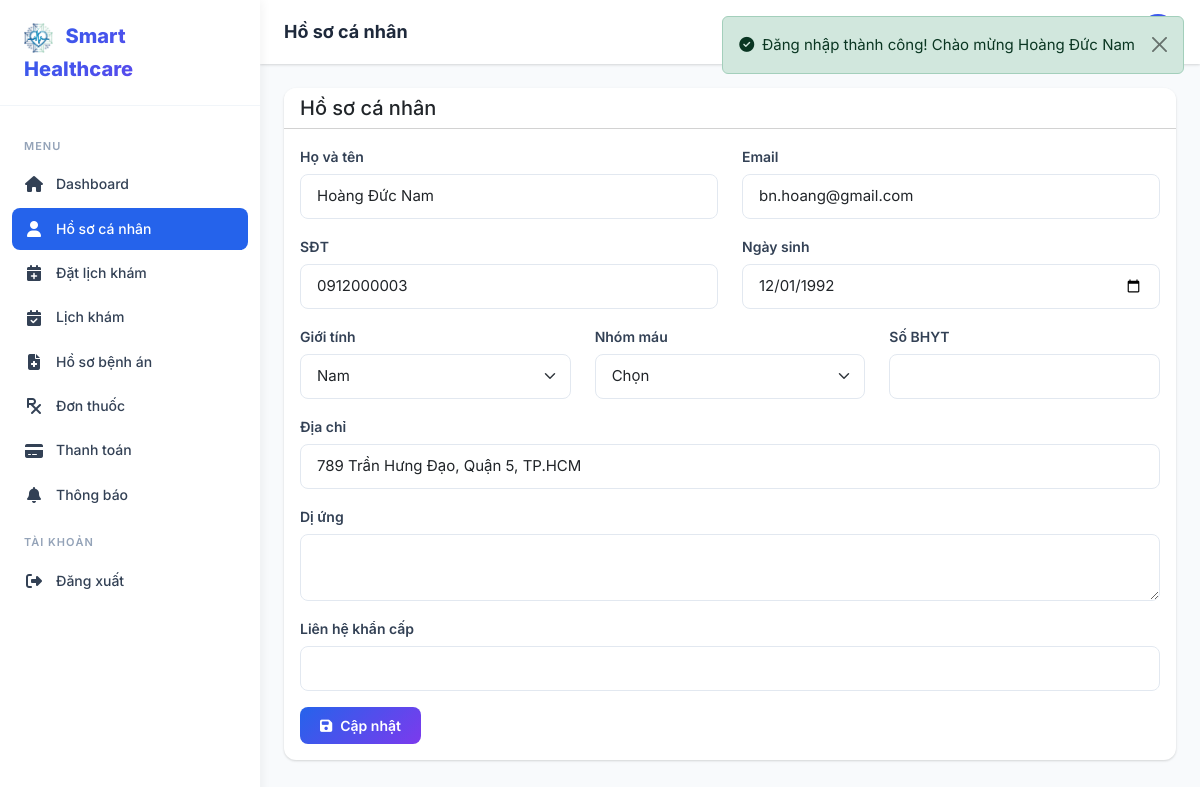
The app's page /patient/profile (signed in) with its own data.
### tables this page shows
CREATE TABLE users (
    id INT AUTO_INCREMENT PRIMARY KEY,
    role_id INT NOT NULL,
    email VARCHAR(255) NOT NULL UNIQUE,
    password VARCHAR(255) NOT NULL,
    full_name VARCHAR(255) NOT NULL,
    phone VARCHAR(20) DEFAULT NULL,
    avatar VARCHAR(500) DEFAULT NULL,
    status ENUM('active','inactive','banned') DEFAULT 'active',
    created_at TIMESTAMP DEFAULT CURRENT_TIMESTAMP,
    updated_at TIMESTAMP DEFAULT CURRENT_TIMESTAMP ON UPDATE CURRENT_TIMESTAMP,
    INDEX idx_users_email (email),
    INDEX idx_users_role (role_id),
    INDEX idx_users_status (status),
    FOREIGN KEY (role_id) REFERENCES roles(id) ON DELETE RESTRICT
);

CREATE TABLE patients (
    id INT AUTO_INCREMENT PRIMARY KEY,
    user_id INT NOT NULL UNIQUE,
    date_of_birth DATE DEFAULT NULL,
    gender ENUM('male','female','other') DEFAULT NULL,
    address TEXT DEFAULT NULL,
    blood_type VARCHAR(5) DEFAULT NULL,
    allergies TEXT DEFAULT NULL,
    insurance_number VARCHAR(50) DEFAULT NULL,
    emergency_contact VARCHAR(255) DEFAULT NULL,
    created_at TIMESTAMP DEFAULT CURRENT_TIMESTAMP,
    updated_at TIMESTAMP DEFAULT CURRENT_TIMESTAMP ON UPDATE CURRENT_TIMESTAMP,
    FOREIGN KEY (user_id) REFERENCES users(id) ON DELETE CASCADE
);

### app/controllers/PatientController.php (called while the page is built, shortened)
<?php
class PatientController extends Controller
{
    public function profile(): void
    {
        $userModel = new User();
        $patientModel = new Patient();
        $user = $userModel->find(Auth::id());
        $patient = $patientModel->findByUserId(Auth::id());
        $this->view('patient/profile', [
            'title'   => 'Hồ sơ cá nhân',
            'user'    => $user,
            'patient' => $patient,
        ], 'dashboard');
    }
}

### public/index.php (called while the page is built, shortened)
<?php
spl_autoload_register(function ($class) {
    $paths = [
        APP_PATH . '/core/' . $class . '.php',
        APP_PATH . '/models/' . $class . '.php',
        APP_PATH . '/controllers/' . $class . '.php',
    ];
    foreach ($paths as $path) {
        if (file_exists($path)) {
            return;
        }
    }
});
require_once APP_PATH . '/helpers/functions.php';
$url = isset($_GET['url']) ? rtrim($_GET['url'], '/') : '';
$router = new Router();
$router->dispatch($url);

### app/core/Auth.php (called while the page is built, shortened)
<?php
class Auth
{
    public static function id(): ?int
    {
        return $_SESSION['user_id'] ?? null;
    }
}

### app/core/Model.php (called while the page is built, shortened)
<?php
class Model
{
    protected static ?PDO $db = null;
    protected string $table = '';
    protected string $primaryKey = 'id';
    public static function setDatabase(PDO $pdo): void
    {
        self::$db = $pdo;
    }
    protected function db(): PDO
    {
        return self::$db;
    }
    public function find(int $id): ?array
    {
        $stmt = $this->db()->prepare("SELECT * FROM {$this->table} WHERE {$this->primaryKey} = ?");
        $stmt->execute([$id]);
        $result = $stmt->fetch();
        return $result ?: null;
    }
    public function findBy(string $column, $value): ?array
    {
        $stmt = $this->db()->prepare("SELECT * FROM {$this->table} WHERE {$column} = ?");
        $stmt->execute([$value]);
        $result = $stmt->fetch();
        return $result ?: null;
    }
}

### app/helpers/functions.php (called while the page is built, shortened)
<?php
function e(?string $value): string
{
    return htmlspecialchars($value ?? '', ENT_QUOTES, 'UTF-8');
}

### app/models/Patient.php (called while the page is built, shortened)
<?php
class Patient extends Model
{
    public function findByUserId(int $userId): ?array
    {
        return $this->findBy('user_id', $userId);
    }
}

### app/views/patient/profile.php (the view, shortened to what this page needs)
<div class="card card-custom">
    <div class="card-header bg-white"><h5 class="mb-0">Hồ sơ cá nhân</h5></div>
    <div class="card-body">
        <form method="POST"><?= csrf_field() ?>
            <div class="row">
                <div class="col-md-6 mb-3"><label class="form-label">Họ và tên</label><input type="text" name="full_name" class="form-control" value="<?= e($user['full_name'] ?? '') ?>" required></div>
                <div class="col-md-6 mb-3"><label class="form-label">Email</label><input type="email" class="form-control" value="<?= e($user['email'] ?? '') ?>" readonly></div>
                <div class="col-md-6 mb-3"><label class="form-label">SĐT</label><input type="text" name="phone" class="form-control" value="<?= e($user['phone'] ?? '') ?>"></div>
                <div class="col-md-6 mb-3"><label class="form-label">Ngày sinh</label><input type="date" name="date_of_birth" class="form-control" value="<?= e($patient['date_of_birth'] ?? '') ?>"></div>
                <div class="col-md-4 mb-3"><label class="form-label">Giới tính</label><select name="gender" class="form-select"><option value="male" <?= ($patient['gender']??'')=='male'?'selected':'' ?>>Nam</option></select></div>
                <div class="col-md-4 mb-3"><label class="form-label">Nhóm máu</label><select name="blood_type" class="form-select"><option value="">Chọn</option></select></div>
                <div class="col-md-4 mb-3"><label class="form-label">Số BHYT</label><input type="text" name="insurance_number" class="form-control" value="<?= e($patient['insurance_number'] ?? '') ?>"></div>
                <div class="col-12 mb-3"><label class="form-label">Địa chỉ</label><input type="text" name="address" class="form-control" value="<?= e($patient['address'] ?? '') ?>"></div>
                <div class="col-12 mb-3"><label class="form-label">Dị ứng</label><textarea name="allergies" class="form-control" rows="2"><?= e($patient['allergies'] ?? '') ?></textarea></div>
                <div class="col-12 mb-3"><label class="form-label">Liên hệ khẩn cấp</label><input type="text" name="emergency_contact" class="form-control" value="<?= e($patient['emergency_contact'] ?? '') ?>"></div>
            </div>
            <button type="submit" class="btn btn-gradient"><i class="fas fa-save me-2"></i>Cập nhật</button>
        </form>
    </div>
</div>

### app/core/Router.php (shortened to what this page needs)
<?php
class Router
{
    private array $routes = [];
    private function addRoute(string $method, string $uri, string $action): void
    {
        $pattern = preg_replace('/\{([a-zA-Z_]+)\}/', '(?P<$1>[^/]+)', $uri);
        $pattern = '#^' . $pattern . '$#';
        $this->routes[] = [
            'method'  => $method,
            'pattern' => $pattern,
            'action'  => $action,
        ];
    }
    public function dispatch(string $url): void
    {
        $method = $_SERVER['REQUEST_METHOD'];
        foreach ($this->routes as $route) {
            if ($route['method'] !== $method) continue;
            if (preg_match($route['pattern'], $url, $matches)) {
                $params = array_filter($matches, 'is_string', ARRAY_FILTER_USE_KEY);
                [$controllerName, $actionName] = explode('@', $route['action']);
                $controller = new $controllerName();
                call_user_func_array([$controller, $actionName], $params);
                return;
            }
        }
    }
}

### assets/css/style.css (style rules this page uses)
:root { --primary: #2563eb; --primary-dark: #1d4ed8; --primary-light: #dbeafe; --accent: #10b981; --accent-dark: #059669; --danger: #ef4444; --warning: #f59e0b; --info: #06b6d4; --dark: #1e293b; --dark-2: #334155; --gray: #64748b; --gray-light: #94a3b8; --light: #f1f5f9; --lighter: #f8fafc; --white: #ffffff; --shadow: 0 1px 3px rgba(0,0,0,.1), 0 1px 2px rgba(0,0,0,.06); --shadow-md: 0 4px 6px rgba(0,0,0,.07), 0 2px 4px rgba(0,0,0,.06); --shadow-lg: 0 10px 15px rgba(0,0,0,.1), 0 4px 6px rgba(0,0,0,.05); --radius: 0.75rem; --radius-sm: 0.5rem; --sidebar-width: 260px; --topbar-height: 64px; --transition: all 0.3s ease; --font: 'Inter', -apple-system, BlinkMacSystemFont, sans-serif; --gradient-primary: linear-gradient(135deg, #2563eb 0%, #7c3aed 100%); --gradient-accent: linear-gradient(135deg, #10b981 0%, #06b6d4 100%); --gradient-hero: linear-gradient(135deg, #1e3a8a 0%, #7c3aed 50%, #2563eb 100%); }
* { margin: 0; padding: 0; box-sizing: border-box; }
body { font-family: var(--font); font-size: 0.9375rem; color: var(--dark); background: var(--lighter); line-height: 1.6; -webkit-font-smoothing: antialiased; }
.card-custom { border: none; border-radius: var(--radius); box-shadow: var(--shadow); transition: var(--transition); overflow: hidden; background: var(--white); }
.form-control, .form-select { border: 1.5px solid #e2e8f0; border-radius: var(--radius-sm); padding: 0.625rem 1rem; font-size: 0.9375rem; transition: var(--transition); }
.form-label { font-weight: 600; font-size: 0.875rem; color: var(--dark-2); margin-bottom: 0.375rem; }
.btn { border-radius: var(--radius-sm); font-weight: 600; font-size: 0.875rem; padding: 0.5rem 1.25rem; transition: var(--transition); }
.btn-gradient { background: var(--gradient-primary); color: #fff; border: none; }

### records on screen
users: full_name "Hoàng Đức Nam", email "bn.hoang@gmail.com", phone "0912000003"
patients: date_of_birth "12/01/1992", gender "Nam", address "789 Trần Hưng Đạo, Quận 5, TP.HCM"
